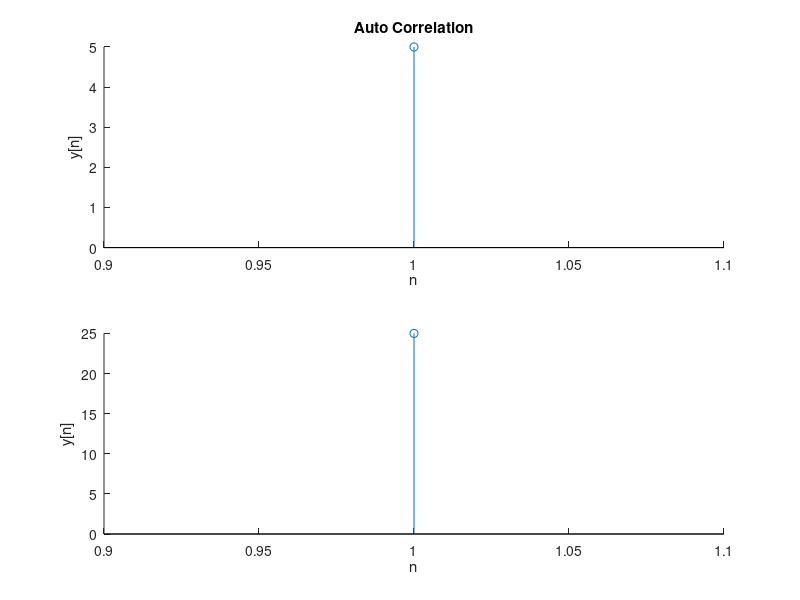

Write MATLAB code to recreate this figure.
clc
close all
x = input('Enter the input signal : ');
h = fliplr(x);
n = length(x);
m = 2 * n -1;
xn = [x, zeros(1, n - 1)];
hn = [h, zeros(1, n - 1)];
yn = zeros(1, m);

for i = 1 : m
    for j = 1 : i
        yn(i) = yn(i) + xn(j) * hn(i - j + 1);
    end
end

subplot(2, 1, 1);
title('Auto Correlation');
hold on 
stem(x);
hold off
xlabel('n');
ylabel('y[n]');

subplot(2, 1, 2);
hold on 
stem(yn);
hold off
xlabel('n');
ylabel('y[n]');
